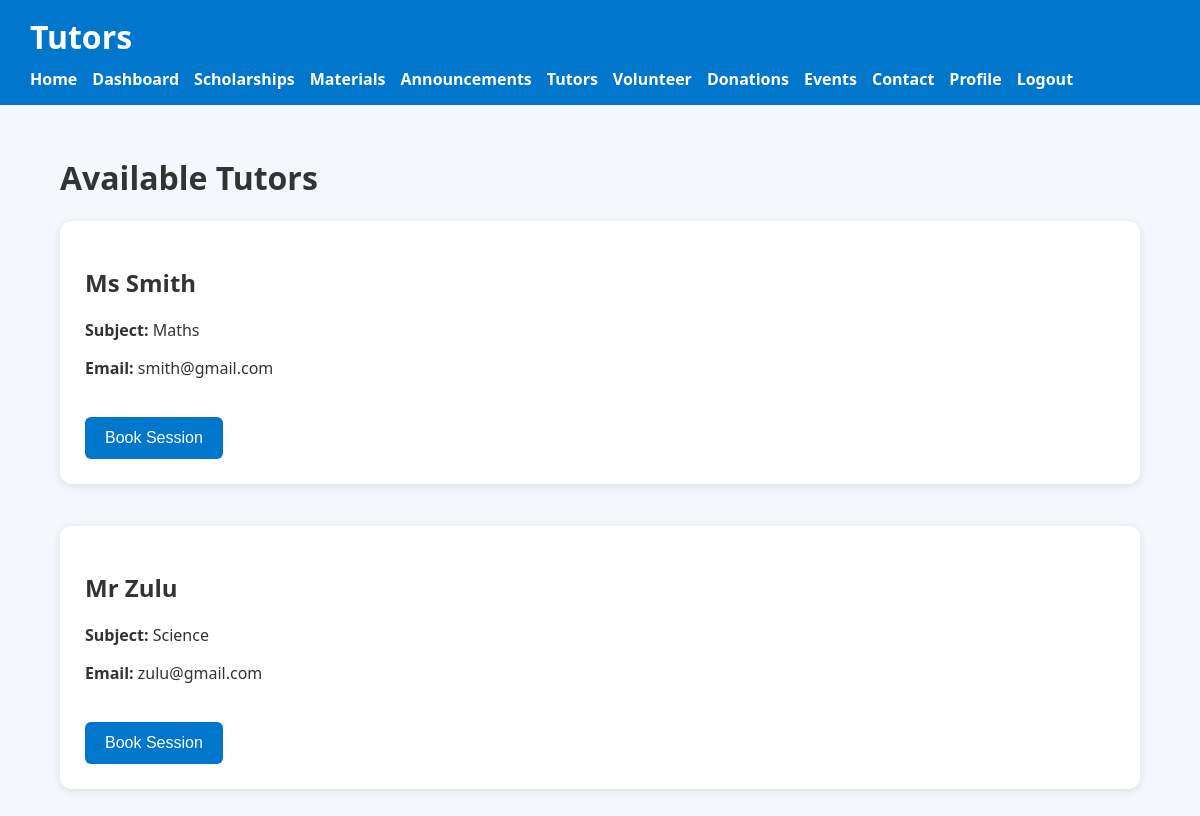
Screenshot of /tutors.php (signed in) with the database file from the repository.
### tables this page shows
CREATE TABLE `tutors` (
  `id` int(11) NOT NULL,
  `tutor_name` varchar(100) DEFAULT NULL,
  `subject` varchar(100) DEFAULT NULL,
  `email` varchar(100) DEFAULT NULL
);

### tutors.php (the view, shortened to what this page needs)
<?php
include("db.php");
$result = mysqli_query(
$conn,
"SELECT * FROM tutors"
);
?>
<!DOCTYPE html>
<html>
<head>
<link rel="stylesheet" href="style.css">
</head>
<body>
<header>
<h1>Tutors</h1>
<nav>
<a href="index.php">Home</a>
<a href="dashboard.php">Dashboard</a>
<a href="scholarships.php">Scholarships</a>
<a href="materials.php">Materials</a>
<a href="announcements.php">Announcements</a>
<a href="tutors.php">Tutors</a>
<a href="volunteer.php">Volunteer</a>
<a href="donations.php">Donations</a>
<a href="events.php">Events</a>
<a href="contact.php">Contact</a>
<a href="profile.php">Profile</a>
<a href="logout.php">Logout</a>
</nav>
</header>
<div class="container">
<h1>Available Tutors</h1>
<?php
if(mysqli_num_rows($result)>0){
while($row=mysqli_fetch_assoc($result)){
?>
<div class="card">
<h2>
<?php echo $row['tutor_name']; ?>
</h2>
<p>
<b>Subject:</b>
<?php echo $row['subject']; ?>
</p>
<p>
<b>Email:</b>
<?php echo $row['email']; ?>
</p>
<br>
<a href="book_tutor.php?id=<?php echo $row['id']; ?>">
<button>
Book Session
</button>
</a>
</div>
<br>
<?php
}
}
?>
</div>
</body>
</html>

### style.css (style rules this page uses)
body { margin:0; font-family:Segoe UI, Arial, sans-serif; background:#f4f8fc; color:#333; }
header { background:#0077CC; color:white; padding:15px 30px; }
header h1 { margin:0; }
nav { margin-top:10px; display:flex; flex-wrap:wrap; gap:15px; }
nav a { color:white; text-decoration:none; font-weight:bold; }
.container { width:90%; max-width:1100px; margin:auto; padding:30px 0; }
.card { background:white; padding:25px; border-radius:12px; box-shadow:0 2px 10px rgba(0,0,0,0.1); transition:.3s; margin-bottom:20px; }
button { padding:12px 20px; background:#0077CC; color:white; border:none; border-radius:6px; cursor:pointer; font-size:16px; transition:.3s; }

### rows the page displays
tutors: tutor_name "Ms Smith", subject "Maths", email "smith@gmail.com"
tutors: tutor_name "Mr Zulu", subject "Science", email "zulu@gmail.com"
